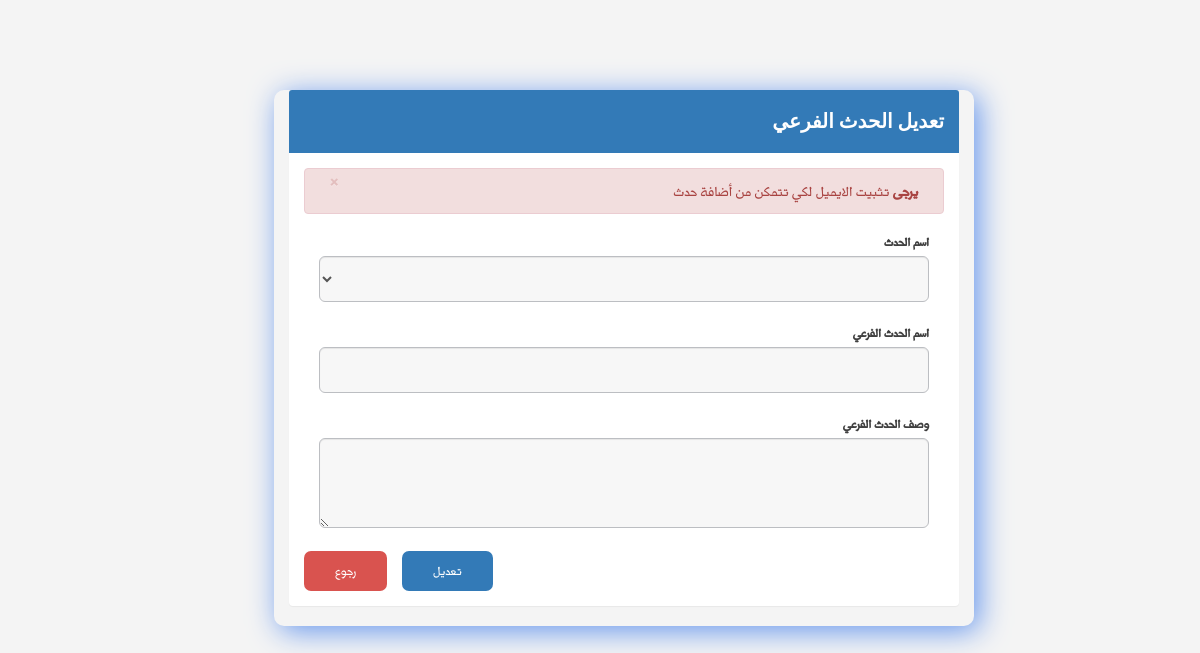
Before: /editSubEvent.php?subeventid=11 with the older database file.
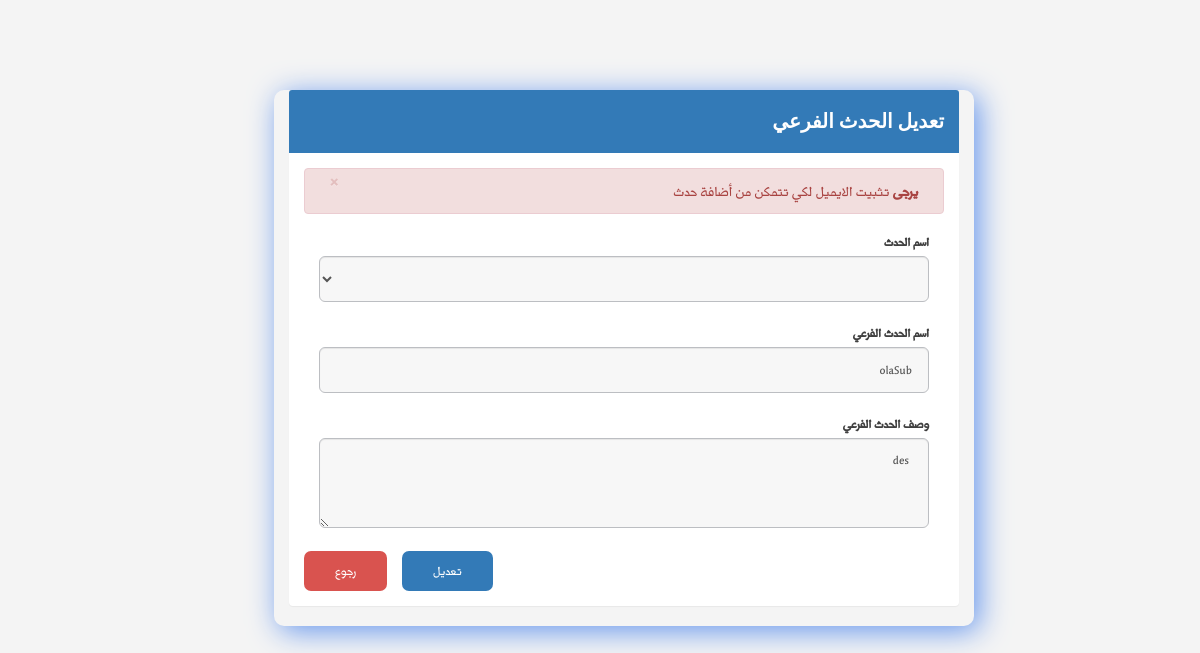
After: the same page with the newer database file.
### tables this page shows
CREATE TABLE `subevent` (
  `subevent_ID` int(6) NOT NULL,
  `event_ID` int(5) NOT NULL,
  `nameSubEvent` varchar(30) NOT NULL,
  `description_subevent` varchar(150) NOT NULL
);

### editSubEvent.php (the view, shortened to what this page needs)
<?php
require_once 'php/connectTosql.php';
$message="";
    if (isset($_SESSION['emailconfirm']) and $_SESSION['emailconfirm'] == 1) {
          $query = mysqli_query($con,"SELECT * FROM event")or die(mysqli_error());
            if(isset($_POST['update']) ){
                $subEventID =$_GET['subeventid'];
                $eventID = $_POST["eventName"];
                $subeEventName =$_POST['subEventName'];
                $subEventDescription = $_POST["description"];
                $sql = mysqli_query($con, " UPDATE subevent SET event_ID='$eventID' ,nameSubEvent ='$subeEventName' , description_subevent = '$subEventDescription' WHERE subevent_ID ='$subEventID'")or die(mysqli_error($con));
            if($sql)
            header("location: /tactic/manageSubEvent.php");
                      else{
                        $message=" <div class='alert alert-danger alert-dismissible'>
                <button type='button' class='close' data-dismiss='alert'>&times;</button>
                <strong> فشل</strong>   عملية التعديل  يرجى التحقق
              </div> ";
                }
            }
     } else {
      $message= " <div class='alert alert-danger alert-dismissible'>
             <button type='button' class='close' data-dismiss='alert'>&times;</button>
              <strong> يرجى</strong>   تثبيت الايميل لكي تتمكن من أضافة حدث
            </div> ";
     }
     $querysub = null;
     if (isset($_GET['subeventid']) && $_GET['subeventid'] != '') {
      $subEventID = $_GET['subeventid'];
      $querysub   = mysqli_query($con, "SELECT * FROM subevent  WHERE subevent_ID ='$subEventID' ") or die(mysqli_error($con));
     } else {
     }
     if ($querysub) {
      $row                 = mysqli_fetch_row($querysub);
      $subeEventName       = $row[2];
      $subEventDescription = $row[3];
     }
?>
<!DOCTYPE html>
<html lang="ar">
<head>
  <link rel="stylesheet" href="https://unpkg.com/purecss@1.0.0/build/pure-min.css">
  <link rel="stylesheet" href="css/layouts/custom.css">
  <link rel="stylesheet" href="css/font-awesome.min.css">
  <link rel="stylesheet" href="css/icon.css">
  <link rel="stylesheet" href="css/bootstrap.min.css">
  <link rel="stylesheet" href="css/main-rtl.css">
</head>
<!DOCTYPE html>
<html lang="ar">
<head>
  <link rel="stylesheet" href="https://unpkg.com/purecss@1.0.0/build/pure-min.css">
  <link rel="stylesheet" href="css/layouts/custom.css">
  <link rel="stylesheet" href="css/font-awesome.min.css">
  <link rel="stylesheet" href="css/icon.css">
  <link rel="stylesheet" href="css/bootstrap.min.css">
  <link rel="stylesheet" href="css/main-rtl.css">
</head>
<body>
  <div class="mainContent">
    <div class="container">
      <div class="panel panel-primary">
        <div class="panel-heading">
          <h4 class="panelTitle"> تعديل الحدث الفرعي  </h4>
        </div>
        <div class="panel-body">
          <form action="" class="formDiv" method="post">
          <?php
            echo $message;
            ?>
            <div class="col-md-12">
              <div class="form-group form-group-lg">
                <label for="eventName" class="control-label"> اسم الحدث</label>
                <select class="form-control" id="eventName" name="eventName" >
                </select>
              </div>
            </div>
            <div class="col-md-12">
              <div class="form-group form-group-lg">
                <label for="eventName" class="control-label"> اسم الحدث الفرعي </label>
                <input type="text" class="form-control" id="txtSubEventName"  name="subEventName" value="<?php echo $subeEventName ?>" required>
              </div>
            </div>
            <div class="col-md-12">
              <div class="form-group form-group-lg">
                <label for="txtDescription" class="control-label">وصف الحدث الفرعي</label>
                <textarea type="textarea" class="form-control" id="txtDescription" rows="3" name="description"  required> <?php echo $subEventDescription ?> </textarea>
              </div>
            </div>
           <a  href="/tactic/manageSubEvent.php"  class="bodyform btn btn-nor-danger btn-sm">رجوع</a>
            <input type="submit" value="تعديل" name="update" class="btn btn-nor-primary btn-lg enable-overlay">
        </div>
      </div>
    </div>
  </div>
</body>
</html>

Changed rows visible on the page:
added subevent: subEventName "olaSub", description "des"
